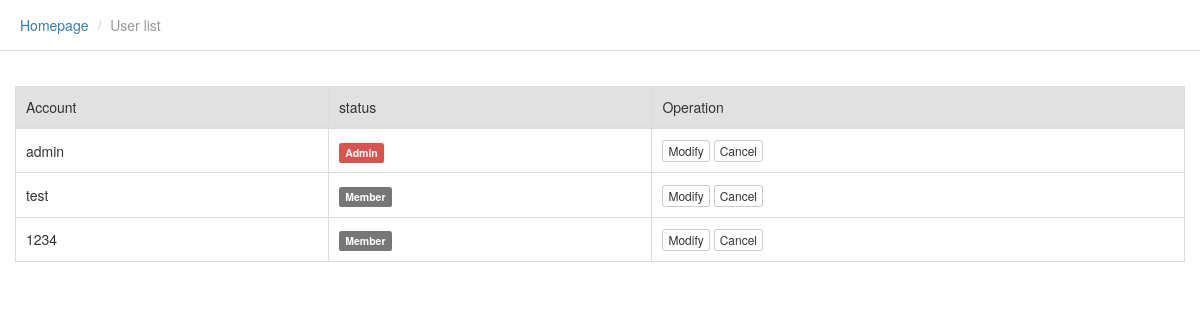
/admin/list_member.php, run on an earlier commit of the app's database.
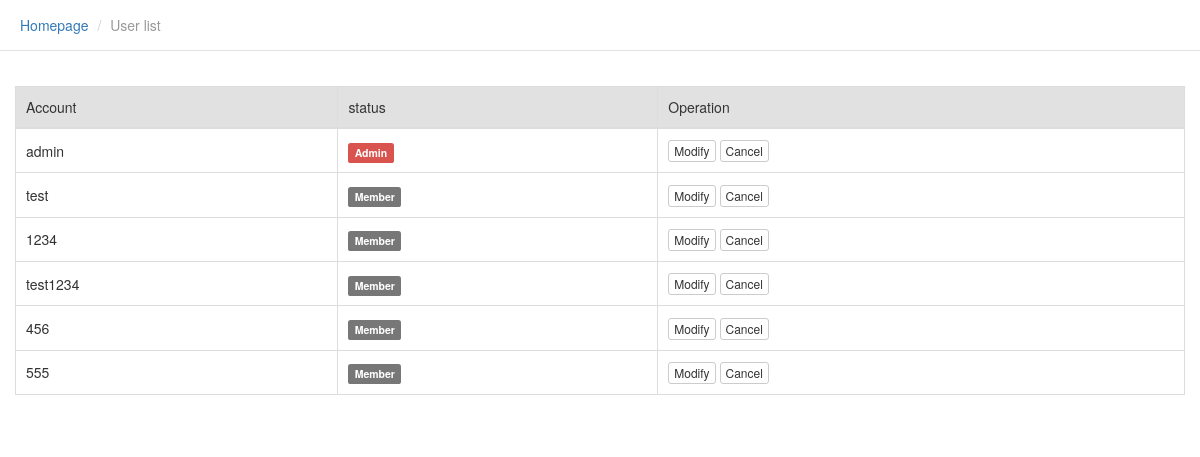
And on a later commit of the database.
### tables this page shows
CREATE TABLE IF NOT EXISTS `members` (
  `id` mediumint(8) unsigned NOT NULL AUTO_INCREMENT,
  `username` varchar(60) NOT NULL DEFAULT '',
  `password` varchar(32) NOT NULL DEFAULT '',
  `sex` tinyint(1) unsigned NOT NULL DEFAULT '0',
  `address` text,
  `email` varchar(60) DEFAULT NULL,
  `qq` varchar(20) DEFAULT NULL,
  `tel` varchar(128) DEFAULT NULL,
  `money` decimal(10,2) DEFAULT NULL,
  `thumb` varchar(255) DEFAULT NULL,
  `type` int(11) DEFAULT '1',
  `created` int(10) unsigned NOT NULL DEFAULT '0',
  `updated` int(11) DEFAULT NULL,
  `status` tinyint(4) DEFAULT '1',
  PRIMARY KEY (`id`),
  UNIQUE KEY `user_name` (`username`),
  KEY `email` (`email`)
);

### include/SqlHelper.class.php (called while the page is built, shortened)
<?php
    class SqlHelper{
      	public $conn;
      	public function __construct($dbhost,$dbname,$dbpassword,$dbuser){
            $this->host=$dbhost;
            $this->dbname=$dbname;
            $this->username=$dbuser;
            $this->password=$dbpassword;
      		$this->conn=mysql_connect($this->host,$this->username,$this->password);
      	}
      	public function execute_dql($sql){
      		$arr=array();
      		$res=mysql_query($sql,$this->conn) or die(mysql_error());
      		while($row=mysql_fetch_assoc($res)){
      			$arr[]=$row;
      		}
      		return $arr;
      	}
   }

### include/config.inc.php (called while the page is built, shortened)
<?php
require_once('SqlHelper.class.php');
$db = new SqlHelper('localhost','db','root','root');

### admin/list_member.php (the view, shortened to what this page needs)
<?php
include('header.php');
require_once('../include/config.inc.php');
$sql='SELECT * FROM members ORDER BY created ASC';
$data=$db->execute_dql($sql);
?>
<ul class="breadcrumb">
    <li><a href="#">Homepage</a></li>
    <li class="active">User list</li>
</ul>
<div class="panel-body">
    <div class="table-responsive">
        <table class="table table-bordered table-hover">
            <thead>
                <tr>
                    <td>Account</td>
                    <td>status</td>
                    <td>Operation</td>
                </tr>
            </thead>
            <tbody>
            <?php if(!empty($data)){foreach($data as $item){?>
                <tr>
                    <td><?php echo $item['username'];?></td>
                    <td>
                        <?php
                        if($item['type']==1){echo '<span class="label label-default">Member</span>';}
                        if($item['type']==2){echo '<span class="label label-danger">Admin</span>';}
                        ?>
                    </td>
                    <td>
                        <a class="btn btn-default btn-xs" target="_self" href="edit_member.php?id=<?php echo $item['id'];?>">Modify</a>
                        <a class="btn btn-default btn-xs mybb" href="list_member.php?id=<?php echo $item['id'];?>">Cancel</a>
                    </td>
                </tr>
                <?php }}else{?>
                <tr>
                    <td colspan='9' align="center"><span class="text-danger">There is currently no data</span></td>
                </tr>
            <?php }?>
            </tbody>
        </table>
    </div>
</div>
<?php include('footer.php');?>

What changed in the data, as far as the page shows it:
added members: username "test1234", type "Member"
added members: username "456", type "Member"
added members: username "555", type "Member"
